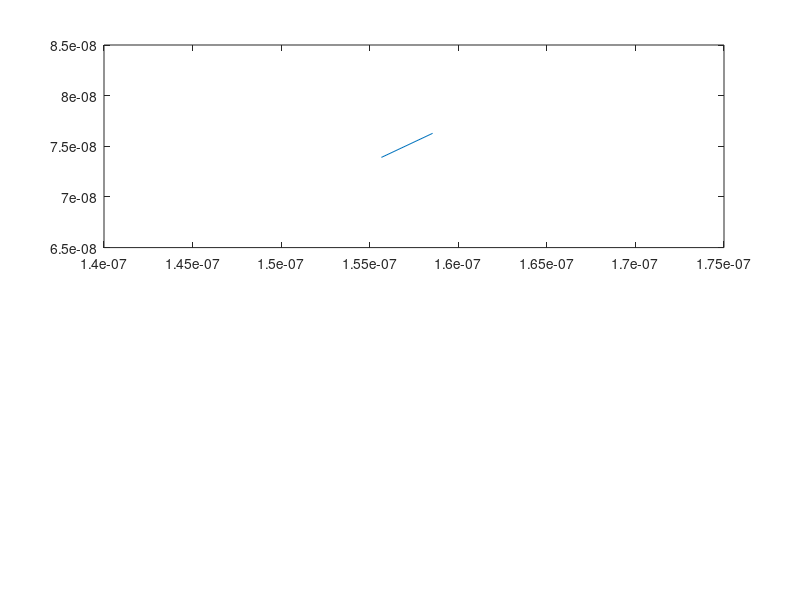

This chart was generated by the following MATLAB code: (Note: this script raises an error after producing the figure.)
%% Assigment 1 - Monte-Carlo Modeling of Electron Transport 
% Jinseng Vanderkloot 101031534
%% Simulation 1 - Basic Electron Modelling
% Jinseng Vanderkloot 101031534
%% 
% The purpose of Simulation 1 is to place electrons randomly inside the 
% designated area. They will all have the same relative velocity but travel
% in random directions. When they make contact with the top or bottom
% boundary, they will "bounce" off them and travel in the opposite
% direction. When they encounter the side walls, the electron will travel
% from one side to the other to maintain the electron density in the 
% designated area. Pauses removed from report simulation. 

%% S1 Initialization of individual electron values
clc
clear all 
close all

m0 = 9.10938215e-31;            % electron mass
mn = 0.26*m0;                   % Effective mass
Temp = 300;                     % Inital Temp (K)
kb = 1.3806504e-23;             % Boltzmann constant
tmn = 0.2e-12;                  % Mean time between collision 

%% S1 vth and MFP

%Thermal Velocity (Question 1.A) 
vt=sqrt((2*kb*Temp)/mn);        % Sim in 2D so (2*kb*Temp), 3D is (3*kb*Temp)
fprintf("Thermal Velocity = %d m/s \n", vt);

% Mean free path (Velocity * minimum time between collision) (Question 1.B)
meanFreePath = vt * tmn;
fprintf("Mean free path = %d \n", meanFreePath);

%% S1 Electrons position and velocity arrays

% Plotting Area 
wArea = 200e-9;
lArea = 100e-9;

numElec = 1000;                 %Number of simulated Electrons 
numEPlot = 10;                  %Number of plotted Electrons 
dt = (lArea*wArea);             %Typically 1/100 of region size
stepsTot = 100;                 %Total amount of steps (1000 was a long simulation) 
tTot= stepsTot*dt;              %Total Simulation time 
x = zeros(1,numElec);           %Inital X matrix          
y = zeros(1,numElec);           %Inital y matrix  
vx = zeros(1,numElec);          %Inital velocity x matrix  
vy = zeros(1,numElec);          %Inital velocity y matrix
vtot = zeros(1,numElec);        %Inital velocity matrix
colors = rand(numElec,3);       %Color assignment for each electron                   


%% S1 Electron Random Assignments
for cnt = 1:numElec
    x(cnt)=rand()*wArea;
    y(cnt)=rand()*lArea;
    angle = (2*pi*rand());
    vx(cnt)=sqrt(vt^2)*cos(angle);   % velocity * random direction   
    vy(cnt)=sqrt(vt^2)*sin(angle);   % velocity * random direction
    vtot(cnt)= sqrt (vx(cnt)^2)+(vy(cnt)^2);
end
%% S1 Main Loop 

t=0;
intCNT = 2;
eTemp(1) = Temp;
while t < tTot
    t = t + dt; 
    
    %Store old position 
    oldx = x;
    oldy = y;
    
    %Update to new position 
    x(1:numElec) = x(1:numElec) + (vx(1:numElec).*dt);
    y(1:numElec) = y(1:numElec) + (vy(1:numElec).*dt);
    
    vtot(1:numElec)= sqrt ((vx(1:numElec).^2)+(vy(1:numElec).^2));
    
    %Apply boundary conditions 
    for check = 1:numElec
        %If bottom contact, bounce off in opposite direction
        if (y(check)<=0)
            y(check) = 0;
            vy(check) = -vy(check);
        end
        %If top contact, bounce off in opposite directio
        if (y(check)>=lArea)
            y(check) = lArea;
            vy(check) = -vy(check);
        end
        %if left side of box, come out right side 
        if(x(check)<=0)
           x(check) = x(check) + wArea;
        end
        %if right side of box, come out left side
        if(x(check)>=wArea)
          x(check) = x(check) - wArea;
        end
    end 

    %Plot Boundary and map some electrons
    for Eplot = 1:numEPlot
        subplot (2,1,1)
        %if the electron went out of sides and back on other side, do not
        %draw line
        if abs(oldx(Eplot)-x(Eplot))<(wArea/2)
            p = plot([oldx(Eplot),x(Eplot)],[oldy(Eplot),y(Eplot)]);
        end
        p.Color=colors(Eplot,:);
        axis([0,wArea,0,lArea]);
        title('Electron Model'), xlabel('Position (m)', 'FontSize', 10), ylabel('Position (m)', 'FontSize', 10);
        
        hold on;
    end 
    
    %Plot Averge Temprature in the system
    subplot (2,1,2)
    Time(:,intCNT) = t;
    allT = ((vtot(:).^2).*mn)./(2*kb);
    eTemp(:,intCNT) = mean(allT);
     
    plot(Time,eTemp,"r");
    title('Averge Temp'),xlabel('Time (s)', 'FontSize', 10), ylabel('Temp (K)', 'FontSize', 10), ylim([299,301]); 
    hold on;
    intCNT = intCNT +1; 

end 

%% Simulation 2 - Collisions with Mean Free Path (MFP)
% Jinseng Vanderkloot 101031534
%% 
%The purpose of this simulation is to allow the electrons to scatter as if
%making contact with another electron. This is done by randomizing the
%velocity in x and y when a randomly generated value is less then the
%probability of scattering. The temperature of the systems is monitored over
%time as the velocities of the particles will undergo net change. The Mean
%free path and mean time between collisions is also tracked (about the same
%but one is distance and the other is time). A histogram is produced to
%show the distribution of the velocities. Need to fix issue with temp
%starting at about 600K but its noramlises towards to appropriate 300K
%value as time continues. 

%% S2 Initialization of electron values

clc
clear all
close all 

%Initial
m0 = 9.10938215e-31;            % electron mass
mn = 0.26*m0;                   % Effective mass
Temp = 300;                     % Inital Temp (K)
kb = 1.3806504e-23;             % Boltzmann constant
tmn = 0.2e-12;                  % Mean time between collision 

% Region Area 
wArea = 200e-9;
lArea = 100e-9;

%Thermal Velocity (Question 1.A) 
vt=sqrt((2*kb*Temp)/mn);        % Sim in 2D so (2*kb*Temp), 3D is (3*kb*Temp)

%Electrons position and velocity arrays 
numElec = 1000;                 %Number of simulated Electrons 
numEPlot = 20;                  %Number of plotted Electrons 
dt = (lArea*wArea);             %Typically 1/100 of region size
stepsTot = 80;                 %Total amount of steps (1000 was a long simulation) 
tTot= stepsTot*dt;              %Total Simulation time 
x = zeros(1,numElec);           %Inital X matrix          
y = zeros(1,numElec);           %Inital y matrix  
vx = zeros(1,numElec);          %Inital velocity x matrix  
vy = zeros(1,numElec);          %Inital velocity y matrix
vtot = zeros(1,numElec);        %Inital velocity matrix
avgTemp=0;                      %Set average Temp to 0 

%Probability of Scatter 
scatOn = 1;                     %Turn Scatter on (1) or off(0)
Pscatter = 1-exp(-dt/tmn);      %Scatter Equation 
tScatter = zeros(1,numElec);    %track scatter for each particle 

%Electron Graph initial
for cnt = 1:numElec
    x(cnt)=rand()*wArea;
    y(cnt)=rand()*lArea;
    vx(cnt)=sqrt(vt^2)*randn();  % velocity * Gaussian dist   
    vy(cnt)=sqrt(vt^2)*randn();  % velocity * Gaussian dist 
    %Varience = sqrt(kT/m) - Do we use this? 
    vtot(cnt)= sqrt (vx(cnt)^2)+(vy(cnt)^2);
    colors= rand(numElec,3);     %Random Color for each electron 
end
%% S2 Main Loop 
t=0;
intCNT = 1; %Counter with time
while t < tTot
    t = t + dt; 
    
    %Store old position 
    oldx = x;
    oldy = y;
    
    %Update to new position 
    x(1:numElec) = x(1:numElec) + (vx(1:numElec).*dt);
    y(1:numElec) = y(1:numElec) + (vy(1:numElec).*dt);

    vtot(1:numElec)= sqrt ((vx(1:numElec).^2)+(vy(1:numElec).^2));
    
 
    for check = 1:numElec
        %Scatter 
        if scatOn==1
            if Pscatter > rand()
                vx(check)=sqrt(vt^2 /2)*randn();
                vy(check)=sqrt(vt^2 /2)*randn();
                tScatter(check)= 0; %If collision, time goes to 0
            else
                tScatter(check)= tScatter(check) + dt; %track time increaing while no collision
            end
        end

        %Apply boundary conditions 
        %If bottom contact, bounce off in opposite direction
        if (y(check)<=0)
            y(check) = 0;
            vy(check) = -vy(check);
        end
        %If top contact, bounce off in opposite directio
        if (y(check)>=lArea)
            y(check) = lArea;
            vy(check) = -vy(check);
        end
        %if left side of box, come out right side 
        if(x(check)<=0)
           x(check) = x(check) + wArea;
        end
        %if right side of box, come out left side
        if(x(check)>=wArea)
          x(check) = x(check) - wArea;
        end
    end 

    %Plot Boundary and map some electrons
    for Eplot = 1:numEPlot
        figure(1)
        subplot (3,1,1)
        %if the electron went out of sides and back on other side, do not
        %draw line
        if abs(oldx(Eplot)-x(Eplot))<(wArea/2)
            p = plot([oldx(Eplot),x(Eplot)],[oldy(Eplot),y(Eplot)]);
        end
        p.Color=colors(Eplot,:);
        axis([0,wArea,0,lArea]);
        title('Electron Model'), xlabel('Position (m)', 'FontSize', 10), ylabel('Position (m)', 'FontSize', 10);
        
        hold on;
    end 
    
    %Calc Average Temp for all t and Plot 
    subplot (3,1,2)
    Time(:,intCNT) = t;
    allT = ((vtot(:).^2).*mn)./(2*kb);
    avgTemp(:,intCNT) = mean(allT);
     
    plot(Time,avgTemp,"r");
    title('Averge Temp'),xlabel('Time (s)', 'FontSize', 10), ylabel('Temp (K)', 'FontSize', 10), ylim([250,600]); 
    hold on;
    intCNT = intCNT +1; 
    
    %Histogram of velocities over time 
    if intCNT > (stepsTot-5)
        subplot(3,3,7)
        histogram([vtot(:)],30)
        title('Velocity Histgram'),xlabel('Velocity (m/s)', 'FontSize', 10), ylabel('Number of Particles', 'FontSize', 10);
    end

    %Mean time between collision  
    Time(:,intCNT) = t;
    allScat(:,intCNT) = mean(tScatter(:));
    subplot(3,3,8)
    plot(Time,allScat,'r');
    title('Mean Time between Collision'),xlabel('Time (s)', 'FontSize', 10), ylabel('Time(s)', 'FontSize', 10);
    hold on;
   
    %Mean Free Path over time 
    Time(:,intCNT) = t;
    mfp(:,intCNT) = mean(tScatter(:))*mean(vtot(:));
    subplot(3,3,9)
    plot(Time,mfp,'r');
    title('Mean Free Path '),xlabel('Time (s)', 'FontSize', 10), ylabel('Time(s)', 'FontSize', 10);
    hold on;
    
end 

%% Simulation 3 - Enhancements  
% Jinseng Vanderkloot 101031534
%% 
%Simulation 3 addssolid blocks which electrons will bounce when making
%contact. The electrons will continue to scatter. There should be some type
%of re-thermalization electrons make contact with the boxes so a value is
%added to reduce the velocity therefore reducing temprature. A electron
%density map and temprature map are displayed. (Some inital values may be
%changed to reduce simulation time. To improve in the future, use linear
%indexing). Some bleeding does exsist looking at the density map. 
%% S3 Initialization of electron values

clc
clear all
close all 

%Initial
m0 = 9.10938215e-31;            % electron mass
mn = 0.26*m0;                   % Effective mass
Temp = 300;                     % Inital Temp (K)
kb = 1.3806504e-23;             % Boltzmann constant
tmn = 0.2e-12;                  % Mean time between collision 

% Region Area 
wArea = 200e-9;
lArea = 100e-9;

%Thermal Velocity (Question 1.A) 
vt=sqrt((2*kb*Temp)/mn);        % Sim in 2D so (2*kb*Temp), 3D is (3*kb*Temp)

%Electron motion 
numElec = 1000;                  %Number of simulated Electrons 
numEPlot = 40;                  %Number of plotted Electrons 
dt = (lArea*wArea);           %Typically 1/100 of region size
stepsTot = 50;                 %Total amount of steps (1000 was a long simulation) 
tTot= stepsTot*dt;              %Total Simulation time 
x = zeros(1,numElec);           %Inital X matrix          
y = zeros(1,numElec);           %Inital y matrix  
vx = zeros(1,numElec);          %Inital velocity x matrix  
vy = zeros(1,numElec);          %Inital velocity y matrix
vtot = zeros(1,numElec);        %Inital velocity matrix
avgTemp=0;                      %Set average Temp to 0 

%Probability of Scatter 
scatOn = 1;                     %Turn Scatter on (1) or off(0)
Pscatter = 1-exp(-dt/tmn);      %Scatter Equation 
tScatter = zeros(1,numElec);

%Bottle Neck Boundary reduced to prevent bleeding 
% X limit (no particle between X1 and X2 - Cosider Y limits) 
boxX1=80e-9;
boxX2=120e-9;
% Y Limit (no particles between 0 and Y1 and Y2 to Y limit) 
boxY1 = 40e-9;
boxY2 = 60e-9;


%Electron Graph 
for cnt = 1:numElec
    x(cnt)=rand()*wArea;
    y(cnt)=rand()*lArea;
    %If the electrons are place in the box, re-roll position
    while (x(cnt)>=boxX1 && x(cnt)<=boxX2 && (y(cnt)<=boxY1 || y(cnt>=boxY2))) %Relocate them if in boundary
        x(cnt)=rand()*wArea;
        y(cnt)=rand()*lArea;
    end
    vx(cnt)=sqrt(vt^2)*randn();  % velocity * Gaussian dist   
    vy(cnt)=sqrt(vt^2)*randn();  % velocity * Gaussian dist 
    %Varience = sqrt(kT/m) - Do we use this? 
    vtot(cnt)= sqrt (vx(cnt)^2)+(vy(cnt)^2);
    colors= rand(numElec,3);
end

%Boundary Energy/Velocity loss coefficient (reduction in velocity =
%reduction in temprature) 
vloss = 0.95; 
%% S3 Main Loop 
t=0;
intCNT = 1; %Counter with time
while t < tTot
    t = t + dt; 
    
    %Store old position 
    oldx = x;
    oldy = y;
    
    %Update to new position 
    x(1:numElec) = x(1:numElec) + (vx(1:numElec).*dt);
    y(1:numElec) = y(1:numElec) + (vy(1:numElec).*dt);
    
    vtot(1:numElec)= sqrt ((vx(1:numElec).^2)+(vy(1:numElec).^2));

    for check = 1:numElec
        %Scatter 
        if scatOn==1
            if Pscatter > rand()
                vx(check)=sqrt(vt^2 /2)*randn();
                vy(check)=sqrt(vt^2 /2)*randn();
                tScatter(check)= 0; %If collision, time goes to 0
            else
                tScatter(check)= tScatter(check) + dt; %track time increaing while no collision
            end
        end

        %Apply Boundary Conditions 
        %If bottom contact, bounce off in opposite direction
        if (y(check)<=0)
            y(check) = 0;
            vy(check) = -vy(check);
        end
        %If top contact, bounce off in opposite directio
        if (y(check)>=lArea)
            y(check) = lArea;
            vy(check) = -vy(check);
        end
        %if left side of box, come out right side 
        if(x(check)<=0)
           x(check) = 0;
           vx(check) = -vx(check);
        end
        %if right side of box, come out left side
        if(x(check)>=wArea)
           x(check) = wArea;
           vx(check) = -vx(check);
        end

        %Apply bottle neck conditions 
        %If contact on left walls of boundary (not in Gap)
        if (oldx(check)<boxX1 && x(check)>=boxX1 && (y(check)<= boxY1 || y(check)>= boxY2))
            x(check)=boxX1;
            vx(check) = -(vx(check)*vloss); 
        end
        %If contact on right walls of boundary (not in Gap)
        if (oldx(check)>boxX2 && x(check)<=boxX2 && (y(check)<= boxY1 || y(check)>= boxY2))
            x(check)=boxX2;
            vx(check) = -(vx(check)*vloss); 
        end
        %If contact with bottom boundary in gap
        if (x(check)>boxX1 && x(check)< boxX2 && oldy(check)>boxY1 && y(check)<= boxY1)
            y(check)= boxY1;
            vy(check) = -(vy(check)*vloss); 
        end
        %If contact with top boundary in gap 
        if (x(check)>boxX1 && x(check)< boxX2 && oldy(check)<boxY2 && y(check)>=boxY2)
            y(check)=boxY2;
            vy(check) = -(vy(check)*vloss); 
        end
    end 

    %Plot Boundary and map some electrons
    for Eplot = 1:numEPlot
        figure(1)
        subplot (2,1,1)
        %if the electron went out of sides and back on other side, do not
        %draw line
        if abs(oldx(Eplot)-x(Eplot))<(wArea/2)
            p = plot([oldx(Eplot),x(Eplot)],[oldy(Eplot),y(Eplot)]);
        end
        rectangle('Position',[boxX1 0 (boxX2-boxX1) boxY1],'FaceColor',[0 0 0])
        rectangle('Position',[boxX1 boxY2 (boxX2-boxX1) (lArea-boxY2)],'FaceColor',[0 0 0])
        p.Color=colors(Eplot,:);
        axis([0,wArea,0,lArea]);
        title('Electron Model'), xlabel('Position (m)', 'FontSize', 10), ylabel('Position (m)', 'FontSize', 10);
        
        hold on;
    end 
    %Electron Density Map 
    eMapX=linspace(0, wArea, 100);
    eMapY=linspace(0, lArea, 50);
    EDM=histcounts2(y,x,eMapY,eMapX);
    subplot(2,2,3)
    imagesc(eMapY,eMapX,EDM),colorbar,title('Electron Density Map');
    
    %Electron Temprature Map 
    allT = ((vtot(:).^2).*mn)./(2*kb);
    xv = linspace(min(x), max(x),100);
    yv = linspace(min(y), max(y),50);
    [X,Y] = meshgrid(xv,yv);
    ETM=griddata(x,y,allT,X,Y);
    subplot(2,2,4);
    imagesc(xv,yv,ETM),colorbar,title("Temprature Map")
    axis([0, wArea, 0 lArea]);
    
end 
%% Simulation 4 - Enhancements - Injection
% JinsengVanderkloot - 101031534
%% 
%Section 3-2 has the electrons injected from one point and another box is
%added. (Some value are changed or reduced to decrease simulation times)
%% S4 Initialization of individual electron values
clc
clear all 
close all

m0 = 9.10938215e-31;            % electron mass
mn = 0.26*m0;                   % Effective mass
Temp = 300;                     % Inital Temp (K)
kb = 1.3806504e-23;             % Boltzmann constant
tmn = 0.2e-12;                  % Mean time between collision 

% Region Area 
wArea = 200e-9;
lArea = 100e-9;

%Thermal Velocity (Question 1.A) 
vt=sqrt((2*kb*Temp)/mn);        % Sim in 2D so (2*kb*Temp), 3D is (3*kb*Temp)
%% S4 Electrons position and velocity arrays
numElec = 50;                   %Number of simulated Electrons 
numEPlot = 50;                  %Number of plotted Electrons 
dt = (lArea*wArea);             %Typically 1/100 of region size
stepsTot = 100;                 %Total amount of steps (1000 was a long simulation) 
tTot= stepsTot*dt;              %Total Simulation time 
x = zeros(1,numElec);           %Inital X matrix          
y = zeros(1,numElec);           %Inital y matrix  
vx = zeros(1,numElec);          %Inital velocity x matrix  
vy = zeros(1,numElec);          %Inital velocity y matrix
vtot = zeros(1,numElec);        %Inital velocity matrix
avgTemp=0;                      %Set average Temp to 0 

%Electron color assignment
for cnt = 1:numElec
    colors= rand(numElec,3);
    y(cnt) = 50e-9;
end

%Probability of Scatter 
scatOn = 1;                     %Turn Scatter on (1) or off(0)
Pscatter = 1-exp(-dt/tmn);      %Scatter Equation 
tScatter = zeros(1,numElec);
%% S4 Bottle Neck Boundary 
% X limit (no particle between X1 and X2 - Cosider Y limits) 
boxX1=80e-9;
boxX2=120e-9;
% Y Limit (no particles between 0 and Y1 and Y2 to Y limit) 
boxY1 = 40e-9;
boxY2 = 60e-9;

%New Box
boxX3 = 150e-9;
boxX4 = 170e-9;
boxY3 = 40e-9;
boxY4 = 60e-9;

%Boundary Energy/Velocity loss coefficient, when hitting wall, increase
%velocity = increase temp, decrease velocity = decrease temp
vloss = 0.9; 
%% S4 Main loop 
t=0;
intCNT = 1; %Counter with time
while t < tTot
    t = t + dt; 
    
    %Store old position 
    oldx = x;
    oldy = y;
    
    %Inject one elctron for each loop iteration
    if intCNT <= numElec
        %Add a velocity for injected electron but have it dominate in the y
        %direction to go towards the gap 
        vx(intCNT)=0.9*sqrt(vt^2)*abs(randn());  % velocity * Gaussian dist 
        vy(intCNT)=0.1*sqrt(vt^2)*randn();  % velocity * Gaussian dist 
        vtot(intCNT)= sqrt (vx(intCNT)^2)+(vy(intCNT)^2);
    end 

    %Update to new position 
    x(1:numElec) = x(1:numElec) + (vx(1:numElec).*dt);
    y(1:numElec) = y(1:numElec) + (vy(1:numElec).*dt);  
    vtot(1:numElec)= sqrt ((vx(1:numElec).^2)+(vy(1:numElec).^2));
   
    for check = 1:numElec
        %Scatter 
        if scatOn==1
            if Pscatter > rand()
                if vx ~= 0
                vx(check)=sqrt(vt^2 /2)*randn();
                vy(check)=sqrt(vt^2 /2)*randn();
                end
            end
        end

        %Apply Boundary Conditions
        %If bottom contact, bounce off in opposite direction
        if (y(check)<=0)
            y(check) = 0;
            vy(check) = -vy(check);
        end
        %If top contact, bounce off in opposite directio
        if (y(check)>=lArea)
            y(check) = lArea;
            vy(check) = -vy(check);
        end
        %if left side of box, come out right side 
        if(x(check)<=0)
           x(check) = 0;
           vx(check) = -vx(check);
        end
        %if right side of box, come out left side
        if(x(check)>=wArea)
           x(check) = wArea;
           vx(check) = -vx(check);
        end

        %Apply bottle neck conditions 
        %If contact on left walls of boundary (not in Gap)
        if (oldx(check)<boxX1 && x(check)>=boxX1 && (y(check)<= boxY1 || y(check)>= boxY2))
            x(check)=boxX1;
            vx(check) = -(vx(check)*vloss); 
        end
        %If contact on right walls of boundary (not in Gap)
        if (oldx(check)>boxX2 && x(check)<=boxX2 && (y(check)<= boxY1 || y(check)>= boxY2))
            x(check)=boxX2;
            vx(check) = -(vx(check)*vloss); 
        end
        %If contact with bottom boundary in gap
        if (x(check)>boxX1 && x(check)< boxX2 && oldy(check)>boxY1 && y(check)<= boxY1)
            y(check)= boxY1;
            vy(check) = -(vy(check)*vloss); 
        end
        %If contact with top boundary in gap 
        if (x(check)>boxX1 && x(check)< boxX2 && oldy(check)<boxY2 && y(check)>=boxY2)
            y(check)=boxY2;
            vy(check) = -(vy(check)*vloss); 
        end

        %Apply bottle neck conditions for new box 
        if (oldx(check)<boxX3 && x(check)>=boxX3 && (y(check)<= boxY4 || y(check)>= boxY3))
            x(check)=boxX3;
            vx(check) = -(vx(check)*vloss); 
        end
        %If contact on right walls of boundary (not in Gap)
        if (oldx(check)>boxX4 && x(check)<=boxX4 && (y(check)<= boxY4 || y(check)>= boxY3))
            x(check)=boxX4;
            vx(check) = -(vx(check)*vloss); 
        end
        %If contact with bottom boundary in gap
        if (x(check)>boxX3 && x(check)< boxX4 && oldy(check)>boxY4 && y(check)<= boxY4)
            y(check)= boxY4;
            vy(check) = -(vy(check)*vloss); 
        end
        %If contact with top boundary in gap 
        if (x(check)>boxX3 && x(check)< boxX4 && oldy(check)<boxY3 && y(check)>=boxY3)
            y(check)=boxY3;
            vy(check) = -(vy(check)*vloss); 
        end
    end 

    %Plot Boundary and map some electrons
    for Eplot = 1:numEPlot
        figure(1)
        %if the electron went out of sides and back on other side, do not
        %draw line
        if abs(oldx(Eplot)-x(Eplot))<(wArea/2)
            p = plot([oldx(Eplot),x(Eplot)],[oldy(Eplot),y(Eplot)]);
        end
        rectangle('Position',[boxX1 0 (boxX2-boxX1) boxY1],'FaceColor',[0 0 0])
        rectangle('Position',[boxX1 boxY2 (boxX2-boxX1) (lArea-boxY2)],'FaceColor',[0 0 0])
        rectangle('Position',[boxX3 boxY3 (boxX4-boxX3) (boxY4-boxY3)],'FaceColor',[0 0 0])
        p.Color=colors(Eplot,:);
        axis([0,wArea,0,lArea]);
        title('Electron Model'), xlabel('Position (m)', 'FontSize', 10), ylabel('Position (m)', 'FontSize', 10);
        hold on;
    end     
    intCNT = intCNT + 1; 
 
end 


